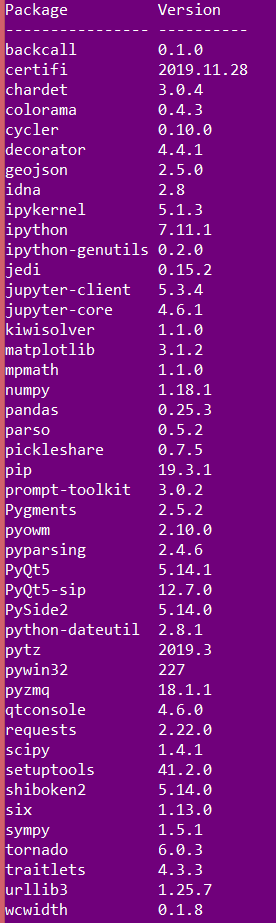
#> input picture packages.PNG, 276 x 923 px, found by its file name
$ python Images_Imaging.py
#> lines starting #> are read from the running program, lines starting #| are printed output that depends on the picture
import matplotlib.pyplot as plt
import numpy as np
from PIL import Image

img = Image.open('packages.png')
#> img is the input picture: PIL image 276x923 RGBA; mean R, G, B, A 122, 17, 130.3, 255
data = np.random.randint(0, 256, (100, 100))

# fig = plt.figure(figsize=(4, 7))
# ax = fig.add_subplot()
# ax.imshow(img)

# The same
plt.imshow(img, origin='lower', aspect=0.4, alpha=0.7)
plt.show()

b = plt.imshow(data, cmap='plasma')
plt.colorbar(b)
plt.show()
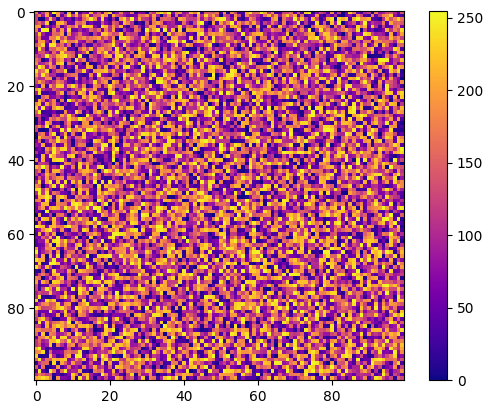
#> figure drawn by matplotlib, 2 panels

plt.pcolormesh(data, edgecolors='black', shading='gouraud', cmap='gray')
plt.show()
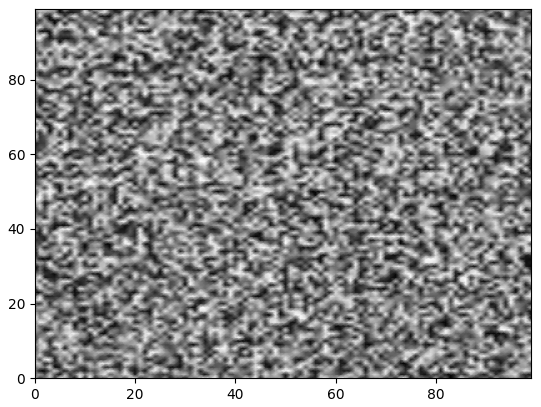
#> figure drawn by matplotlib, 1 panel
